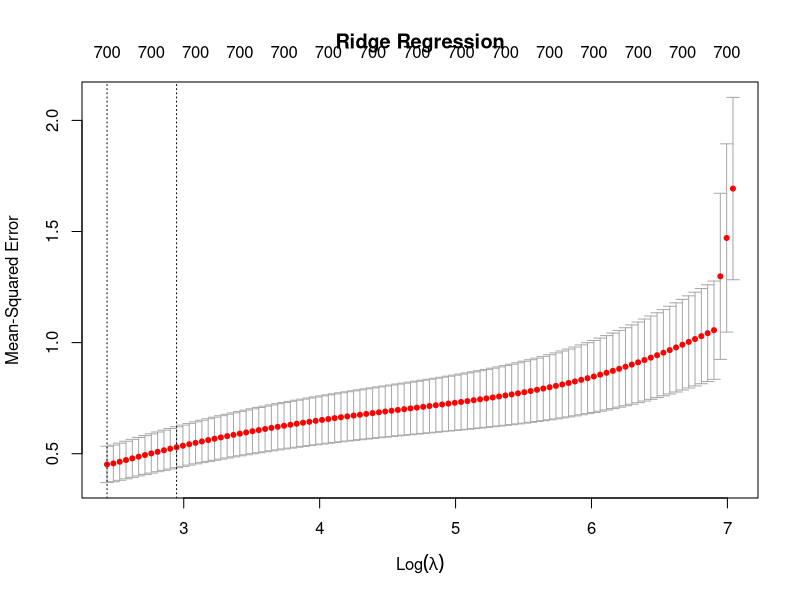
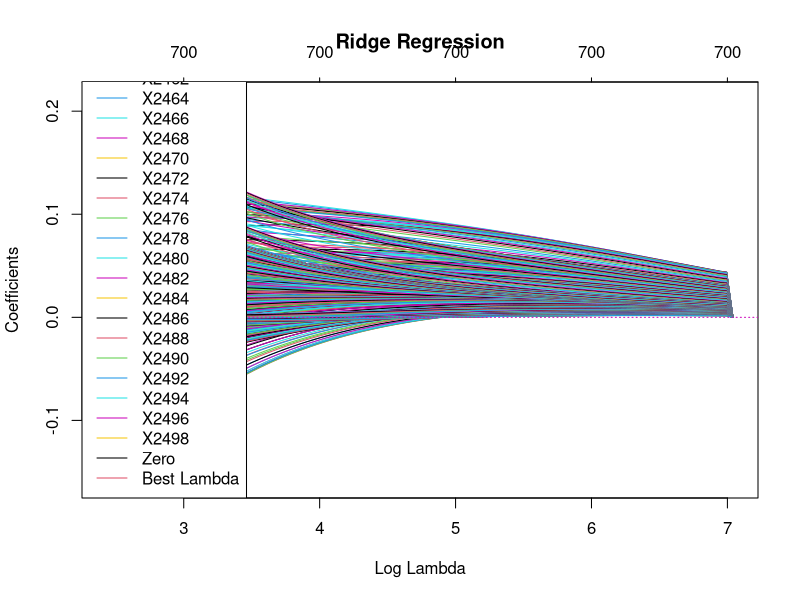
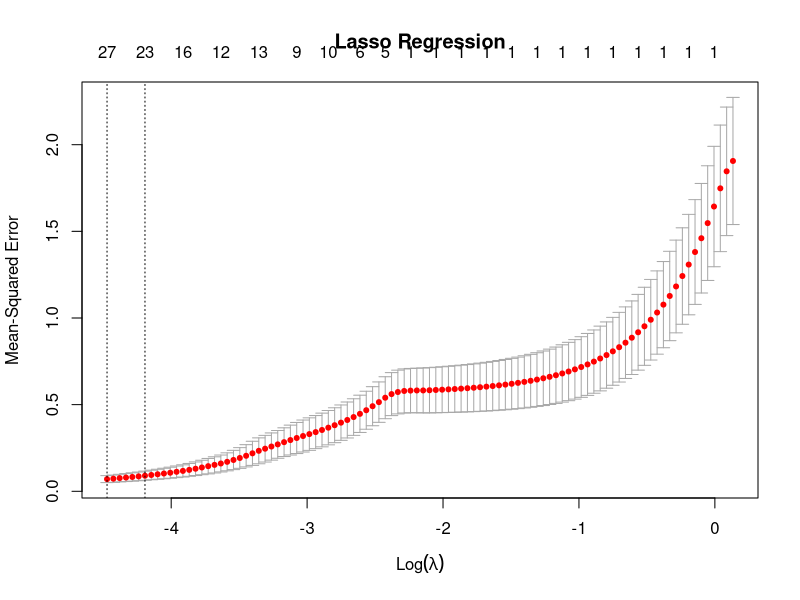
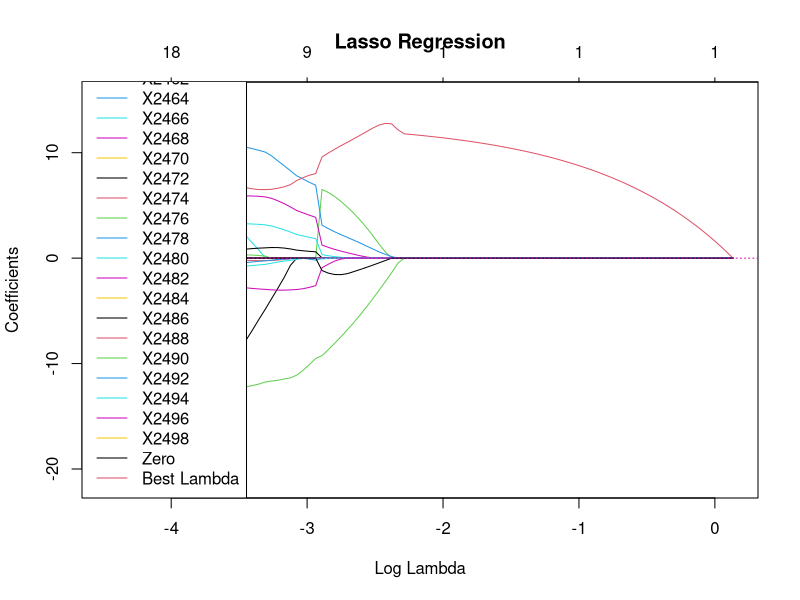

Recreate these plots in R, in order.
## ---- chunk 1
knitr::opts_chunk$set(echo = TRUE)
rm(list=ls()); graphics.off()
## ---- chunk 2
cookies_data <- read.csv("cookies.csv")
dim(cookies_data)
## ---- chunk 3
library(glmnet)
y <- cookies_data[, 1]
X <- cookies_data[, -1]

cv_ridge_model <- cv.glmnet(as.matrix(X), y, alpha=0, standardize = TRUE)
plot(cv_ridge_model, main="Ridge Regression")
print(cv_ridge_model)

best_lambda <- cv_ridge_model$lambda.min
best_lambda_ridge_model <- best_lambda
print(paste("Best lambda :", best_lambda))
## ---- chunk 4
plot(cv_ridge_model$glmnet.fit, xvar = "lambda", main="Ridge Regression")
abline(h = 0, col = 6, lty = 3)
abline(v = log(best_lambda_ridge_model), col = 7, lty = 3)
legend("bottomleft", legend = c(colnames(X), "Zero", "Best Lambda"), col = 1:7, lty = 1)
## ---- chunk 5
final_ridge_model <- glmnet(as.matrix(X), y, alpha=0, lambda=best_lambda)

abs_coef <- abs(coef(final_ridge_model))
## ---- chunk 6
min(abs_coef)
paste("Number of value higher than 10^-1 : ", sum(abs_coef > 10^-1))
paste("Number of value higher than 10^-2 : ", sum(abs_coef > 10^-2))
paste("Number of value higher than 10^-3 : ", sum(abs_coef > 10^-3))
paste("Number of value higher than 10^-4 : ", sum(abs_coef > 10^-4))
## ---- chunk 7
cv_lasso_model <- cv.glmnet(as.matrix(X), y, alpha=1)
plot(cv_lasso_model, main="Lasso Regression")
print(cv_lasso_model)

best_lambda_lasso <- cv_lasso_model$lambda.min
best_model_lasso <- glmnet(as.matrix(X), y, lambda = best_lambda_lasso, alpha = 1)
## ---- chunk 8
plot(cv_lasso_model$glmnet.fit, xvar = "lambda", main="Lasso Regression")
abline(h = 0, col = 6, lty = 3)
abline(v = log(best_lambda_lasso), col = 7, lty = 3)
legend("bottomleft", legend = c(colnames(X), "Zero", "Best Lambda"), col = 1:7, lty = 1)
print(log(best_lambda_lasso))
## ---- chunk 9
print(best_model_lasso)
## ---- chunk 10
# We split into 2 dataframe randomly
indice_train <- sample(1:nrow(cookies_data), 0.8 * nrow(cookies_data))
train_data <- cookies_data[indice_train, ]
test_data <- cookies_data[-indice_train, ]

# We define X & y for both dataframe
y_train <- train_data[, 1]
X_train <- train_data[, -1]
y_test <- test_data[, 1]
X_test <- test_data[, -1]

# We train the model with the best value for lambda
cv_ridge_model <- cv.glmnet(as.matrix(X_train), y_train, alpha = 0, grouped = FALSE)
best_lambda_ridge <- cv_ridge_model$lambda.min
ridge_model <- glmnet(as.matrix(X_train), y_train, lambda = best_lambda_ridge, alpha = 0)

predictions_ridge <- predict(ridge_model, s = best_lambda_ridge, newx = as.matrix(X_test))

error_ridge <- sqrt(mean((predictions_ridge - y_test)^2))
print(paste("RMSE Ridge :", round(error_ridge, 2)))
## ---- chunk 11
# We split into 2 dataframe randomly
indice_train <- sample(1:nrow(cookies_data), 0.8 * nrow(cookies_data))
train_data <- cookies_data[indice_train, ]
test_data <- cookies_data[-indice_train, ]

# We define X & y for both dataframe
y_train <- train_data[, 1]
X_train <- train_data[, -1]
y_test <- test_data[, 1]
X_test <- test_data[, -1]

# We train the model with the best value for lambda
cv_lasso_model <- cv.glmnet(as.matrix(X_train), y_train, alpha = 1, grouped = FALSE)
best_lambda <- cv_lasso_model$lambda.min
lasso_model <- glmnet(as.matrix(X_train), y_train, lambda = best_lambda, alpha = 1)

# We make prediction on the X_test
predictions_lasso <- predict(lasso_model, s = best_lambda, newx = as.matrix(X_test))

# We compute the RMSE
error_lasso  <- sqrt(mean((predictions_lasso - y_test)^2))
print(paste("RMSE :", round(error_lasso, 2)))
## ---- chunk 12
resall<-glm(fat~.,data=cookies_data,family=gaussian)
res0<-glm(fat~1,data=cookies_data,family=gaussian)
resfor<-step(res0,list(upper=resall),direction='forward', trace=0)
## ---- chunk 13
print(resfor)
